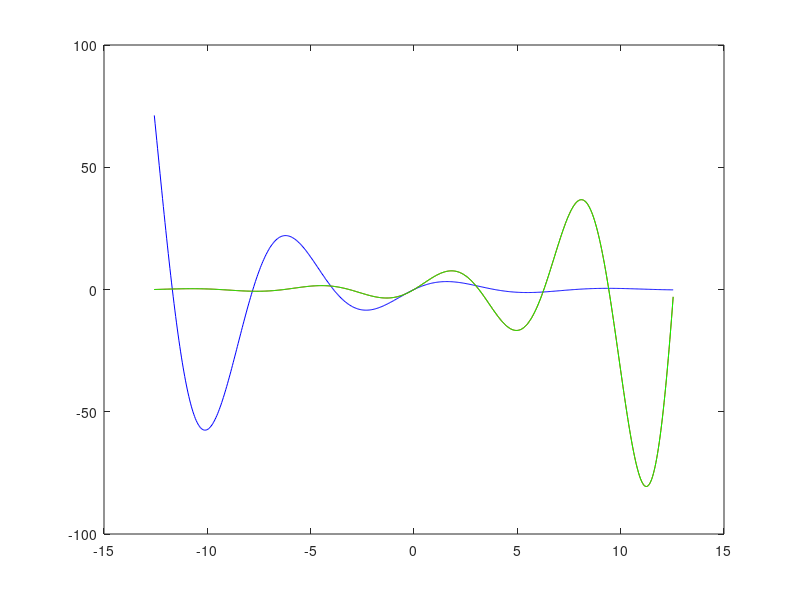

Write MATLAB code to recreate this figure.
function sinuExp = sinuExpDecay()

F= input('Pick a value for F: ')

x = [-4*pi:1/(8*pi):4*pi]

y1 = F*exp(-0.246*x).*sin(0.806*x);
y2 = F*exp(0.250*x).*sin(1.000*x);
y3 = F*exp(0.643*x).*sin(1.213*x);


plot(x,y1,'b');
hold on
plot(x,y2,'r');
plot(x,y2,'g');
hold off


end
